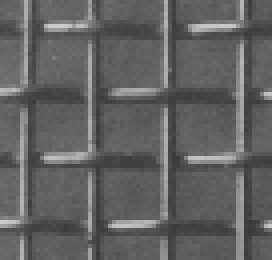
%> input picture TextureSynthesis/T1.gif, 68 x 65 px (shown 4 times larger)
$ octave synthesis.m   (GNU Octave 9; MATLAB toolbox functions it lacks are replaced by stand-ins)
%> lines starting %> are read from the running program, lines starting %| are printed output that depends on the picture; in (x1, y1, x2, y2) boxes, pixels count from 0 and x2, y2 are one past the last pixel; in counts of white or black regions, pixels touching at a corner belong together; the program's own positions count from 1
### TextureSynthesis/inpaintl.m

function [I] = inpaintl(I, Win_size, Element, Sample_area)
% Usage:   [Filled Image] = inpaintl (Image, Win_size, Element, Sample_area)
% Inputs:
%   Image         An image where pixels with value 0 need to be inpainted
%   Win_size      The defined window size in leung's algorithm
%   Element       The dilation element used to find unfilled neighbors,
%                 usually a 3x3 matrix of 0 and 1
%   Sample_area   The area to get samples used in bestmatch
% Output:
%   Filled Image  The inpainted image

Sigma = (Win_size)/6.4;    % sigma in gaussian
ErrThreshold = 0.1;
% get samples in original image
Sample = im2col(Sample_area,[Win_size Win_size]);
% remove useless samples
[r,c] = find(Sample == 0);
Sample(:,c) = [];
% find margin of unfilled neighbors
    BW = logical(I);
    margin = imdilate(BW,Element) - BW;
    [r,c] = find(margin);
    Pixel_list = [r,c];
% inpainting
while ~isempty(Pixel_list) % while image is not filled
    for i = 1 : size(r)
        % get neighborhood window for a pixel
        Template = zeros(Win_size, Win_size);
        [a,b] = size (I);
        % get Template
        for m = 1 : Win_size
            for n = 1: Win_size
                if ((Pixel_list(i,1)-(Win_size+1)/2 + m)>0 && (Pixel_list(i,1)-(Win_size+1)/2 + m) <= a && (Pixel_list(i,2)-(Win_size+1)/2 + n) > 0 && (Pixel_list(i,2)-(Win_size+1)/2 + n) <= b)
                Template(m,n) = I(Pixel_list(i,1)-(Win_size+1)/2 + m,Pixel_list(i,2)-(Win_size+1)/2 + n);
                end
            end
        end
        % find best match
        Valid_mask = logical(Template);    % 1s filled, 0s otherwise
        Gauss_mask = fspecial('gaussian', Win_size, Sigma);
        Weight = Gauss_mask .* Valid_mask;
        TotWeight = sum(sum(Gauss_mask .* Valid_mask));
        Weight_new = Weight(:) * ones(1,size(Sample,2));  % same size Weight as Sample
        Template_new = Template(:) * ones(1,size(Sample,2));  % same size Template as Sample
        Sample = double(Sample);
        dist = Sample - Template_new;
        dist = dist.^2;  % get distance
        SSD = sum(dist .* Weight_new)./TotWeight; % get SSD of the samples
        Match_list = find(SSD <= min(SSD) .* (1 + ErrThreshold));  % list of all best matches
        Bestmatches = Sample(((Win_size^2+1)/2),Match_list); %  all best matches
        Bestmatch = Bestmatches((floor(rand(1))+1) .* length(Bestmatches)); % random pick
        I(Pixel_list(i,1), Pixel_list(i,2)) = Bestmatch;  % set the pixel to best
        %debug in real-time
        imagesc(I);
        axis image; colormap gray;
        drawnow;
    end
    % find margin of new unfilled neighbors
    BW = logical(I);
    margin = imdilate(BW,Element) - BW;
    [r,c] = find(margin);
    Pixel_list = [r,c];
end

### TextureSynthesis/synthesis.m
Win_size = 5;  % window size, odd integer such as 5,9,11...
%% image T1
I0 = (imread('T1.gif'));
%> I0 is the input picture: size 65x68 uint8; min 57, max 205, mean 97.4
Element = [1 1 1; 1 1 1; 1 1 1];   % the element for dilation
I1 = zeros(200,200);
[a,b] = size (I0);
%> a = 65; b = 68
I1((100 - floor(a/2)):(100 + ceil(a/2) -1), (100 - floor(b/2)):(100 + ceil(b/2) -1)) = I0;
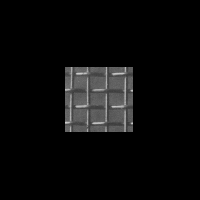
%> I1: size 200x200 double; min 0, max 205, mean 10.8
I1 = inpaintl(I1, Win_size, Element, I0);
%> in inpaintl, `[r,c] = find(Sample == 0);`: r = []
%> in inpaintl, `BW = logical(I);`:
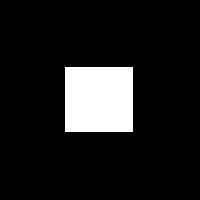
%> BW: size 200x200 logical; 11.1% white; 1 white region, box (x1, y1, x2, y2) and area: (65, 67, 133, 132) 4420
%> in inpaintl, `margin = imdilate(BW,Element) - BW;`:
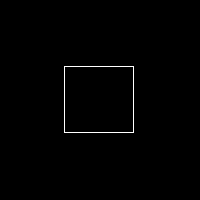
%> margin: size 200x200 double; values 0 (black) and 1 (white), 0.68% white in thin lines or dots, all inside (x1, y1, x2, y2) = (64, 66, 134, 133)
%> in inpaintl, `[r,c] = find(margin);`: r = 270 values from 67 to 133; c = 270 values from 65 to 134
%> in inpaintl, `Pixel_list = [r,c];`: Pixel_list = 270 rows, first 12: [67 65; 68 65; 69 65; 70 65; 71 65; 72 65; 73 65; 74 65; 75 65; 76 65; 77 65; 78 65]
%> (the run ends here)
